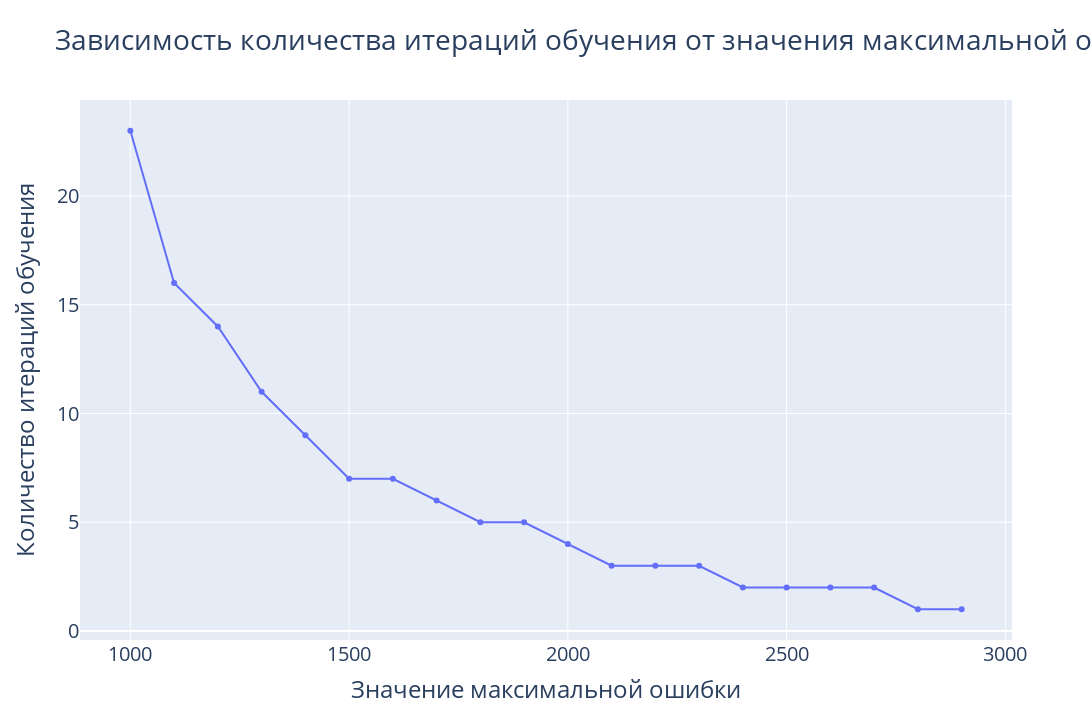

This figure's notebook cell:
### Markdown cell above
## Relationship between max error and epochs

### Code cell
max_errors = list(range(1000, 3000, 100))
epochs_amount: list[int] = []
for err in max_errors:    
    dl = LRNN(n, 50, 0.001)
    dl.train(train, 15000, learn_by_loss=True, max_loss=err)
    epochs_amount.append(dl.epoch)
fig = go.Figure()
fig.add_trace(go.Scatter(x=max_errors, y=epochs_amount, mode='lines+markers'))
fig.update_layout(title='Зависимость количества итераций обучения от значения максимальной ошибки',
                  xaxis_title='Значение максимальной ошибки',
                  yaxis_title='Количество итераций обучения',
                  height=720, width=1280,
                  font=dict(size=20))
fig.show()

### Figure 1 — Plotly figure (JSON) as saved in the notebook; plotly's stock layout.template omitted (floating-point values rounded to 4 significant figures)
{"data": [{"mode": "lines+markers", "type": "scatter", "x": [1000, 1100, 1200, 1300, 1400, 1500, 1600, 1700, 1800, 1900, 2000, 2100, 2200, 2300, 2400, 2500, 2600, 2700, 2800, 2900], "y": [23, 16, 14, 11, 9, 7, 7, 6, 5, 5, 4, 3, 3, 3, 2, 2, 2, 2, 1, 1]}], "layout": {"font": {"size": 20}, "height": 720, "title": {"text": "Зависимость количества итераций обучения от значения максимальной ошибки"}, "width": 1280, "xaxis": {"title": {"text": "Значение максимальной ошибки"}}, "yaxis": {"title": {"text": "Количество итераций обучения"}}}}
